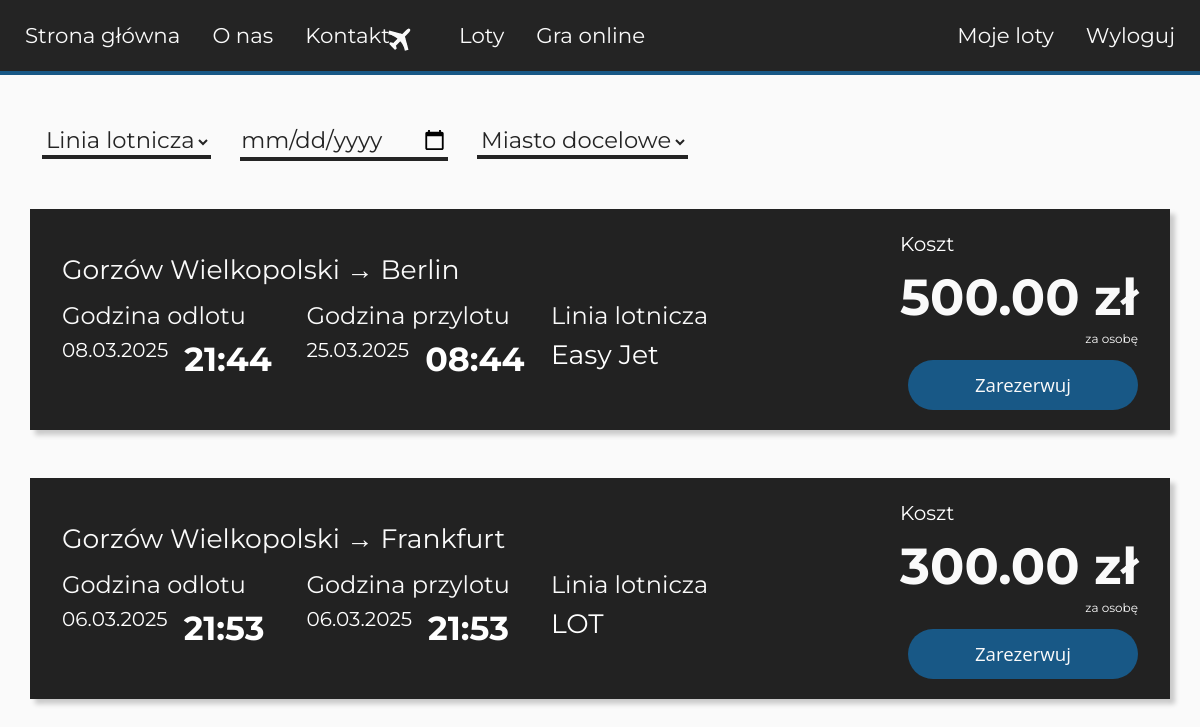
The page /flights.php (signed in) on the database its author committed.
### tables this page shows
CREATE TABLE `flights` (
  `Id` int(11) NOT NULL,
  `DepartureTime` datetime NOT NULL,
  `ArrivalTime` datetime NOT NULL,
  `Airline` varchar(100) NOT NULL,
  `Cost` decimal(10,2) NOT NULL,
  `Departure` varchar(100) NOT NULL,
  `DepartureCountry` varchar(10) NOT NULL,
  `Destination` varchar(100) NOT NULL,
  `DestinationCountry` varchar(10) NOT NULL
);

### scripts/getFlights.php (the view)
<?php
include "conn.php";
$sql = "SELECT `Id`,
    DATE_FORMAT(DepartureTime, '%d.%m.%Y') AS `DepartureDate`,
    DATE_FORMAT(DepartureTime, '%H:%i') AS `DepartureTime`,
    DATE_FORMAT(ArrivalTime, '%d.%m.%Y') AS `ArrivalDate`,
    DATE_FORMAT(ArrivalTime, '%H:%i') AS `ArrivalTime`,
    `Airline`, `Cost`, `Departure`, `Destination`
    FROM `flights`
    WHERE DATE_FORMAT(DepartureTime, '%d.%m.%Y') >= ";
$arr = array();
if(!isset($_GET['date'])) {
    $sql = $sql . "DATE_FORMAT(DepartureTime, '%d.%m.%Y') AND Airline = ";
} else {
    $date = $_GET['date'];
    $sql = $sql . "? AND Airline = ";
    array_push($arr, $date);
}
if(!isset($_GET['airline'])) {
    $sql = $sql . "Airline AND CONCAT(DestinationCountry, \" \", Destination) = ";
} else {
    $sql = $sql . "? AND CONCAT(DestinationCountry, \" \", Destination) = ";
    array_push($arr, $_GET['airline']);
}
if(!isset($_GET['destination'])) {
    $sql = $sql . "CONCAT(DestinationCountry, \" \", Destination);";
} else {
    $sql = $sql . "?;";
    array_push($arr, $_GET['destination']);
}
$stmt = $conn->prepare($sql);
try {
    $stmt->execute($arr);
    $result = $stmt->fetchAll(PDO::FETCH_ASSOC);
    foreach ($result as $row) {
        echo "
        <div class=\"container mt-5 flight\">
            <div class=\"row flight-card align-items-center\">
                <div class=\"col-md-8\">
                    <h5>{$row['Departure']} &rarr; {$row['Destination']}</h5>
                    <div class=\"row mt-3\">
                        <div class=\"col-6 col-md-4\">
                            <h3 class=\"mb-1\">Godzina odlotu</h3>
                            <div class=\"d-inline-flex gap-3\">
                                <strong>{$row['DepartureDate']}</strong>
                                <span>{$row['DepartureTime']}</span>
                            </div>
                        </div>
                        <div class=\"col-6 col-md-4\">
                            <h3 class=\"mb-1\">Godzina przylotu</h3>
                            <div class=\"d-inline-flex gap-3\">
                                <strong>{$row['ArrivalDate']}</strong>
                                <span>{$row['ArrivalTime']}</span>
                            </div>
                        </div>
                        <div class=\"col-12 col-md-4\">
                            <h3 class=\"mb-1\">Linia lotnicza</h3>
                            <div class=\"d-inline-flex gap-3\">
                                <strong style=\"font-size: 20pt;\">{$row['Airline']}</strong>
                            </div>
                        </div>
                    </div>
                </div>
                <div class=\"col-md-4 mt-3 mt-md-0 d-flex flex-column align-items-end price-container\">
                    <div class=\"d-flex flex-column\">
                        <strong class=\"ta-left\">Koszt</strong>
                        <span class=\"price ta-right\">{$row['Cost']} zł</span>
                    </div>
                    <small>za osobę</small>
                    <button class=\"btn-blue\" id=\"{$row['Id']}\" onclick=\"reserve('{$row['Id']}')\">Zarezerwuj</button>
                </div>
            </div>
        </div>
        ";
    }
} catch(Exception $e) { }

### css/index.css (style rules this page uses)
body { padding: 0; margin: 0; width: 100vw; overflow-x: hidden; }
html { scroll-behavior: smooth; }
.btn-black, .btn-blue, .btn-white { background: rgb(36, 36, 36); border: none; border-radius: 25px; width: 230px; height: 50px; font-size: 14pt; font-family: "Open Sans", sans-serif; font-weight: 400; text-decoration: none; font-style: normal; color: #fafafa; display: flex; align-items: center; justify-content: center; transition-duration: 0.3s; }
.btn-blue { background-color: rgb(24, 88, 134); }

### css/helper.css (style rules this page uses)
.btn-black, .btn-blue, .btn-white { background: rgb(36, 36, 36); border: none; border-radius: 25px; width: 230px; height: 50px; font-size: 14pt; font-family: "Open Sans", sans-serif; font-weight: 400; text-decoration: none; font-style: normal; color: #fafafa; display: flex; align-items: center; justify-content: center; transition-duration: 0.3s; }
.btn-blue { background-color: rgb(24, 88, 134); }

### css/flights.css (style rules this page uses)
body { background-color: #fafafa; width: 100vw; height: calc(100vh - 75px); }
.flight { box-shadow: 5px 5px 5px rgb(0, 0, 0, 0.2); }
.flight-card { background-color: #222; color: white; padding: 20px; }
h5 { color: #fafafa; font-family: 'Montserrat', sans-serif; font-size: 20pt; font-weight: 400; }
h3 { color: #fafafa; font-family: 'Montserrat', sans-serif; font-size: 18pt; font-weight: 400; }
strong { font-family: 'Montserrat', sans-serif; font-size: 15pt; font-weight: 400; }
span { font-family: 'Montserrat', sans-serif; font-size: 25pt; font-weight: bold; }
small { color: #fafafa; font-size: 9pt; font-family: 'Montserrat'; font-weight: 400; margin-bottom: 12px; }
.price { color: #fafafa; font-size: 38pt; font-family: 'Montserrat'; font-weight: bold; margin-bottom: -5px; }

### rows shown on the page
flights: Departure "Gorzów Wielkopolski", Destination "Berlin", DepartureDate "08.03.2025", DepartureTime "21:44", ArrivalDate "25.03.2025", ArrivalTime "08:44", Airline "Easy Jet", Cost "500.00"
flights: Departure "Gorzów Wielkopolski", Destination "Frankfurt", DepartureDate "06.03.2025", DepartureTime "21:53", ArrivalDate "06.03.2025", ArrivalTime "21:53", Airline "LOT", Cost "300.00"
